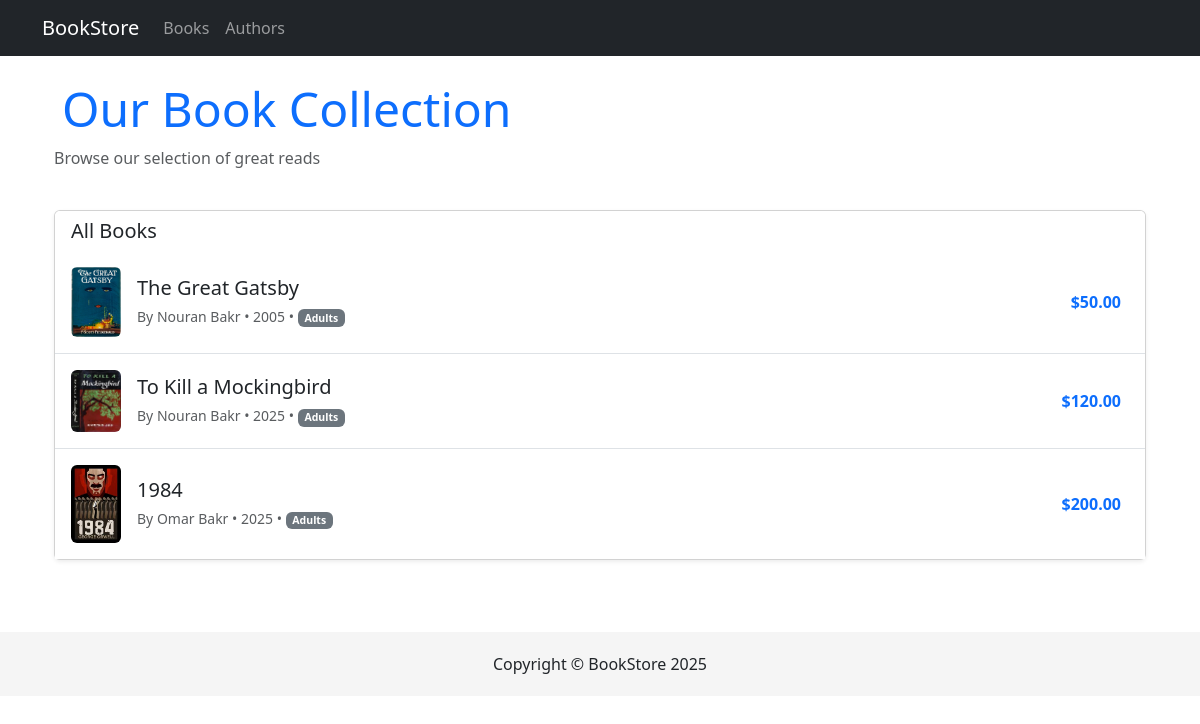
The page /books/ on the database its author committed.
### bookstore/models.py (models this page shows, shortened)
class Book(models.Model):
    title = models.CharField(max_length=200)
    author = models.ForeignKey(
        Author,
        on_delete=models.CASCADE,
        related_name='books',  # This enables author.books.all()
    )
    description = models.TextField(
        blank=True,
        null=True,
        help_text="Detailed description of the book"
    )
    published_date = models.DateField(null=True, blank=True)
    added_to_website = models.DateField(null=True, blank=True)
    isbn = models.CharField(max_length=13, unique=True, blank=True, null=True)
    page_count = models.IntegerField(null=True, blank=True)
    language = models.CharField(max_length=20, default='English')
    cover_image = models.ImageField(
        null=True,
        blank=True,
        help_text="Upload book cover image"
    )
    AGE_GROUP_CHOICES = [
        ('under_8', 'Under 8'),
        ('8_15', '8-15'),
        ('adults', 'Adults'),
    ]
    price = models.DecimalField(max_digits=6, decimal_places=2, default=0.00)
    age_group = models.CharField(
        max_length=10,
        choices=AGE_GROUP_CHOICES,
        default='adults'
    )

class Author(models.Model):
    name = models.CharField(max_length=100, unique=True)
    bio = models.TextField(blank=True, null=True)
    birth_date = models.DateField(blank=True, null=True)

### bookstore/views.py (the view)
# urls.py: path('books/', views.book_list, name='book_list'),
def book_list(request):
    books = Book.objects.all()
    return render(request, 'bookstore/book_list.html', {'books': books})

### bookstore/templates/bookstore/book_list.html (shortened to what this page needs)
{% extends 'base.html' %}
{% load static %}
{% block content %}
<div class="container py-4">
    <div class="row justify-content-between mb-4">
        <div class="col-md-8">
            <h1 class="display-5 text-primary">
                Our Book Collection
            </h1>
            <p class="text-muted">Browse our selection of great reads</p>
        </div>
    </div>
    <div class="row">
        <div class="col-12">
            <div class="card shadow-sm">
                <div class="card-header bg-white border-bottom-0">
                    <div class="d-flex justify-content-between align-items-center">
                        <h5 class="mb-0">All Books</h5>
                    </div>
                </div>
                <div class="card-body p-0">
                    {% if books %}
                    <div class="list-group list-group-flush">
                        {% for book in books %}
                        <a href="{% url 'book_detail' pk=book.id %}"
                           class="book-item list-group-item list-group-item-action py-3">
                            <div class="d-flex justify-content-between align-items-center">
                                <div class="d-flex align-items-center">
                                    {% if book.cover_image %}
                                    <img src="{{ book.cover_image.url }}"
                                         class="rounded me-3"
                                         width="50"
                                         alt="{{ book.title }} cover">
                                    {% endif %}
                                    <div>
                                        <h5 class="mb-1">{{ book.title }}</h5>
                                        <small class="text-muted">
                                            By {{ book.author.name }} •
                                            {{ book.published_date|date:"Y" }} •
                                            <span class="badge bg-secondary">
                                                {{ book.get_age_group_display }}
                                            </span>
                                        </small>
                                    </div>
                                </div>
                                <div>
                                    <span class="text-primary fw-bold">${{ book.price }}</span>
                                </div>
                            </div>
                        </a>
                        {% endfor %}
                    </div>
                    {% else %}
                    <div class="text-center py-5">
                        <i class="bi bi-book text-muted" style="font-size: 3rem;"></i>
                        <h5 class="mt-3">No books found</h5>
                        <p class="text-muted">Try adjusting your search or add a new book</p>
                    </div>
                    {% endif %}
                </div>
            </div>
        </div>
    </div>
</div>
{% endblock %}

### templates/base.html (shortened to what this page needs)
<!DOCTYPE html>
<html lang="en">
<head>
    <link href="https://cdn.jsdelivr.net/npm/bootstrap@5.3.0/dist/css/bootstrap.min.css" rel="stylesheet">
</head>
<body>
    <nav class="navbar navbar-expand-lg navbar-dark bg-dark fixed-top">
        <div class="container">
            <a class="navbar-brand" href="{% url 'book_list' %}">BookStore</a>
            <div class="collapse navbar-collapse" id="navbarResponsive">
                <ul class="navbar-nav ml-auto">
                    <li class="nav-item active">
                        <a class="nav-link" href="{% url 'book_list' %}">Books</a>
                    </li>
                    <li class="nav-item">
                        <a class="nav-link" href="#">Authors</a>
                    </li>
                </ul>
            </div>
        </div>
    </nav>
    <div class="container">
        {% block content %}{% endblock %}
    </div>
    <footer class="footer mt-5">
        <div class="container">
            <p class="m-0 text-center text-dark">Copyright &copy; BookStore {% now "Y" %}</p>
        </div>
    </footer>
</body>
</html>

### templates/base.html (style rules this page uses)
body { padding-top: 56px; }
.footer { background-color: #f5f5f5; padding: 20px 0; }

### rows shown on the page
Book: cover_image (picture), title "The Great Gatsby", author.name "Nouran Bakr", published_date "2005", age_group "Adults", price "50.00"
Book: cover_image (picture), title "To Kill a Mockingbird", author.name "Nouran Bakr", published_date "2025", age_group "Adults", price "120.00"
Book: cover_image (picture), title "1984", author.name "Omar Bakr", published_date "2025", age_group "Adults", price "200.00"
